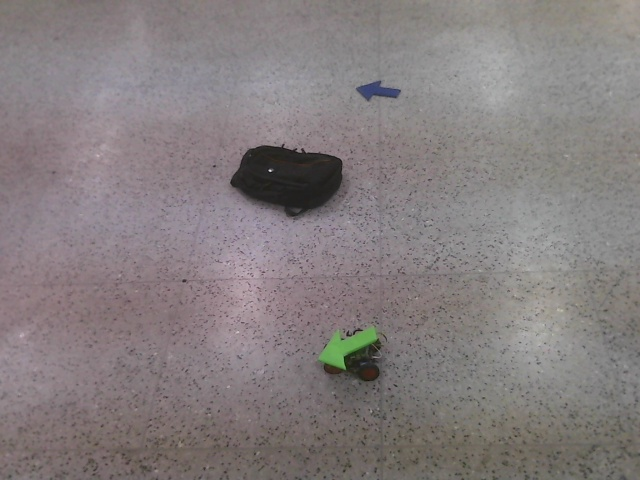
#> input picture sample.jpg, 640 x 480 px, given in place of the camera
$ python Artificial-potential-controller-2.py   (Python 2 division)   (older library calls are emulated)
#> lines starting #> are read from the running program, lines starting #| are printed output that depends on the picture; after the words box and inside, x2 and y2 are one past the last pixel; in counts of white or black regions, pixels touching at a corner belong together
### Connection.py
import sys
import socket

class socket_connection:

    def connect_to_server(self,host,port):
        try:
            sock = socket.socket(socket.AF_INET, socket.SOCK_STREAM)
            sock.connect((host,port))
            return sock
        except:
            print "Unexpected error:", sys.exc_info()[0]
            print "Error in Connecting"

    # [27 lines left out: functions start_server, read_data, send_data, not called in this run]


    def __init__(self):
        print "connect_to_server(host,port)"
        print "start_server(host,port)"
'''
try:
    s = socket_connection()
    soc = s.start_server('192.168.43.96',12346)

    while True:
        re = s.read_data(soc)
        print re
        if re == '0_0':
            break
except KeyboardInterrupt:
    print 'broke'
    soc.close
'''

### Artificial-potential-controller-2.py
import cv2
import numpy as np
import copy
import glob
import math
import time
from time import sleep
import Connection as conn

cap = cv2.VideoCapture(1)

import Queue as Q

images = glob.glob('*.jpg')

# [5 lines left out: function check_boundaries, not called in this run]

def printx(x):
    #print x
    pass

# [168 lines left out: functions check_obstacles, feasible, dist, obstacle_force, goal_force, path_planning, not called in this run]

def show_image(im):
    cv2.imshow('image', im)
    k = cv2.waitKey(0)

def find_goal(frame):
    # converting to HSV

    hsv = cv2.cvtColor(frame, cv2.COLOR_BGR2HSV)
    #show_image(hsv)

    lower_blue = np.array([113, 40, 29])
    upper_blue = np.array([123, 180, 255])

    mask = cv2.inRange(hsv, lower_blue, upper_blue)
    #show_image(mask)
    result = cv2.bitwise_and(frame, frame, mask=mask)
    #show_image(result)
    blur = cv2.blur(result, (5, 5))

    bw = cv2.cvtColor(blur, cv2.COLOR_HSV2BGR)
    bw2 = cv2.cvtColor(bw, cv2.COLOR_BGR2GRAY)

    ret, th3 = cv2.threshold(bw2, 30, 255, cv2.THRESH_BINARY)
    # th3 = cv2.adaptiveThreshold(bw2,255,cv2.ADAPTIVE_THRESH_GAUSSIAN_C,\
    # cv2.THRESH_BINARY,11,2)
    edges = cv2.Canny(th3, 100, 200)
    th4 = copy.copy(th3)

    perimeter = 0
    j = 0
    image, contours, hierarchy = cv2.findContours(edges, cv2.RETR_TREE, cv2.CHAIN_APPROX_NONE)
    # print len(contours)
    # if(len(contours) > 5):
    #    continue
    cnt = np.array([])
    for i in range(len(contours)):
        if (perimeter < cv2.contourArea(contours[i])):
            perimeter = cv2.contourArea(contours[i])
            j = i;
            cnt = contours[j]
    if (len(cnt) == 0):
        return (-1, -1)
    cv2.drawContours(frame, cnt, -1, (0, 255, 0), 3)
    x = 0
    y = 0
    #print 'find goal'
    #print len(cnt), j
    #print cnt
    for i in range(len(cnt)):
        x = x + cnt[i][0][0]
        y = y + cnt[i][0][1]
    x = x/len(cnt)
    y = y/len(cnt)
    #print x, y
    x = int(x)
    y = int(y)
    cv2.circle(frame, (x, y), 5, (255, 0, 255), -1)

    #cv2.imshow('image', frame)
    #k = cv2.waitKey(0)

    return (int(x), int(y))

def find_robot(im):
    hsv = cv2.cvtColor(im, cv2.COLOR_BGR2HSV)
    lower = np.array([50, 28, 0])
    upper = np.array([60, 168, 255])
    mask = cv2.inRange(hsv, lower, upper)
    result = cv2.bitwise_and(im, im, mask=mask)
    blur = cv2.blur(result, (5, 5))
    bw = cv2.cvtColor(blur, cv2.COLOR_HSV2BGR)
    bw2 = cv2.cvtColor(bw, cv2.COLOR_BGR2GRAY)
    ret, th3 = cv2.threshold(bw2, 30, 255, cv2.THRESH_BINARY)
    edges = cv2.Canny(th3, 100, 200)
    th4 = copy.copy(th3)
    perimeter = 0
    j = 0
    image, contours, hierarchy = cv2.findContours(edges, cv2.RETR_TREE, cv2.CHAIN_APPROX_NONE)
    cnt = np.array([])
    for i in range(len(contours)):
        if (perimeter < cv2.contourArea(contours[i])):
            perimeter = cv2.contourArea(contours[i])
            j = i;
            cnt = contours[j]

    x = 0
    y = 0
    for i in range(len(cnt)):
        x = x + cnt[i][0][0]
        y = y + cnt[i][0][1]
    x = x / len(cnt)
    y = y / len(cnt)
    #print x, y
    x = int(x)
    y = int(y)
    cv2.circle(im, (x, y), 5, (255, 0, 255), 2)
    #show_image(im)
    return (int(x), int(y))

def get_direction():
    direction = 0
    return direction

def classify(img):
    cimg = cv2.cvtColor(img, cv2.COLOR_BGR2GRAY)
    img2 = cv2.medianBlur(cimg, 13)

    ret, thresh1 = cv2.threshold(cimg, 100, 120, cv2.THRESH_BINARY)
    t2 = copy.copy(thresh1)

    x, y = thresh1.shape
    arr = np.zeros((x, y, 3), np.uint8)
    final_contours = []
    image, contours, hierarchy = cv2.findContours(t2, cv2.RETR_TREE, cv2.CHAIN_APPROX_SIMPLE)
    #cv2.imshow('image', image)
    #k = cv2.waitKey(0)
    for i in range(len(contours)):
        cnt = contours[i]
        if cv2.contourArea(cnt) > 3000 and cv2.contourArea(cnt) < 25000:
            cv2.drawContours(img, [cnt], -1, [0, 255, 255])
            cv2.fillConvexPoly(arr, cnt, [255, 255, 255])
            final_contours.append(cnt)
    #cv2.imshow('arr', arr)
    #k = cv2.waitKey(0)
    return arr

def negate(arr):
    (x, y, z) = arr.shape
    arr1 = np.zeros((x, y, 3), np.uint8)
    for i in range(x):
        for j in range(y):
            if arr[i][j][0] == 255:
                arr1[i][j] = [0, 0, 0]
            else:
                arr1[i][j] = [255, 255, 255]
    return arr1

# [4 lines left out: function getAngle, not called in this run]

count = 0

def main():
    counter = 1

    _, im = cap.read()
#> im is the input picture: shape (480, 640, 3); mean B, G, R 126.7, 125.8, 133
    (x, y, z) = im.shape
#> x = 480; y = 640; z = 3
    print x, y, z
#| 480 640 3
    img1 = im
    arr = classify(img1)
#> in classify, `img2 = cv2.medianBlur(cimg, 13)`:
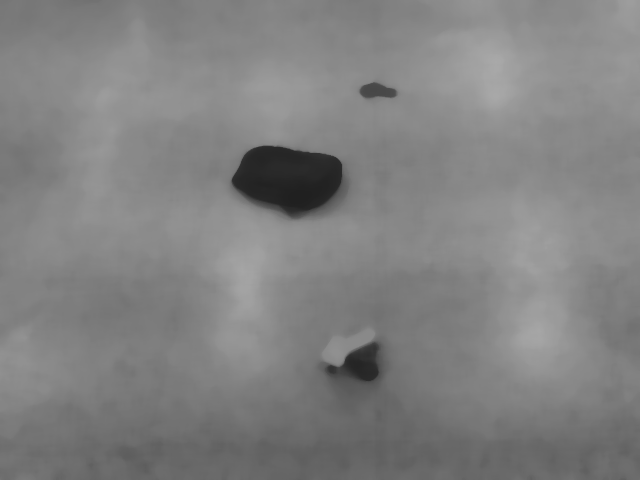
#> img2: shape (480, 640); min 32, max 169, mean 129.1
#> in classify, `ret, thresh1 = cv2.threshold(cimg, 100, 120, cv2.THRESH_BINARY)`:
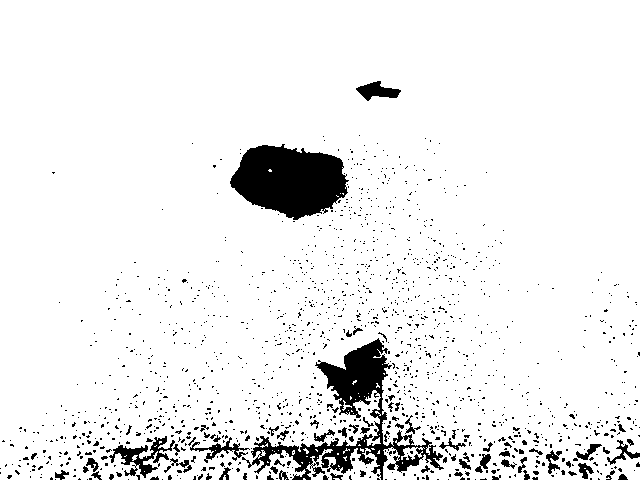
#> thresh1: shape (480, 640); values 0 (black) and 120 (white), 92.8% white; 1474 black regions (1398 under 20 px)
#> in classify, `image, contours, hierarchy = cv2.findContours(t2, cv2.RETR_TREE, cv2.C..`: contours = 1657 contours, 1555 with area under 20; largest, box (x1, y1, x2, y2) and area: (0, 0, 640, 480) 296506, (229, 143, 350, 221) 6430, (108, 435, 176, 479) 1045, (306, 448, 381, 480) 1014, (355, 80, 402, 102) 524
#> the loop in classify, `for i in range(len(contours)):` made 1657 passes
#> cnt on passes 2, 3, 5: [[303, 478], [303, 479], [305, 479], [304, 478]], [[286, 478], [285, 479]], [[438, 466]]
#> after the loop in classify, `for i in range(len(contours)):`:
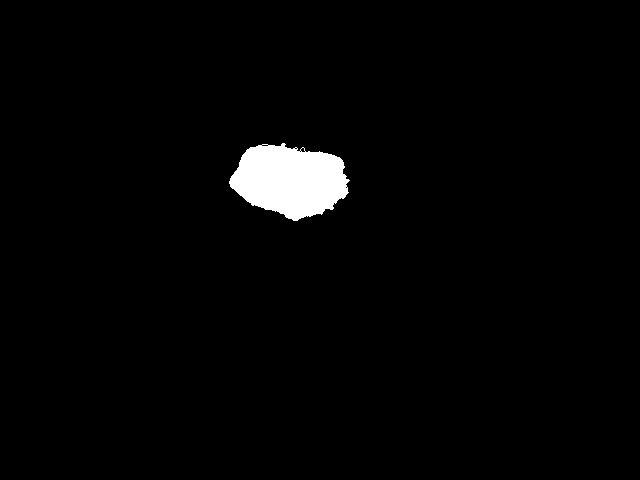
#> arr: shape (480, 640, 3); 2.1% white; 1 white region
#> after the loop in classify, `for i in range(len(contours)):`:
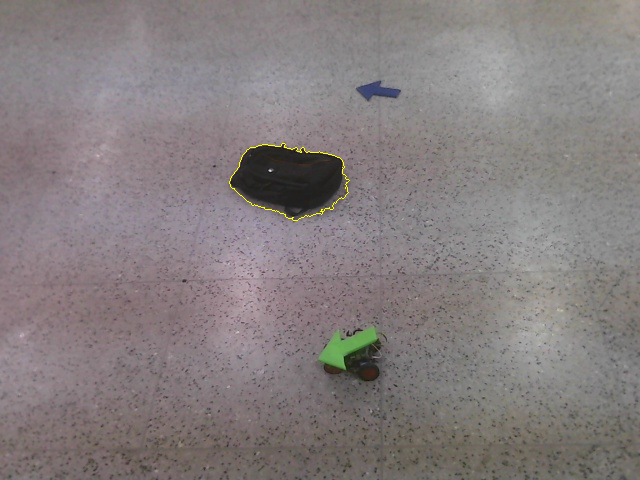
#> img: shape (480, 640, 3); 0.11% of pixels changed, all inside (x1, y1, x2, y2) = (229, 143, 350, 221)
#> after the loop in classify, `for i in range(len(contours)):`: final_contours = 1 contour; box (x1, y1, x2, y2) and area: (229, 143, 350, 221) 6430
    arr1 = negate(arr)
#> after the loop in negate, `for i in range(x):`: arr1: shape (480, 640, 3); 97.9% white; 1 black region, box (x1, y1, x2, y2) and area: (229, 143, 350, 221) 6574
    #cv2.imshow('classify1', arr)
    #cv2.imshow('classify', arr1)
    #k = cv2.waitKey(0)

    (dy, dx) = find_goal(im)
#> in find_goal, `hsv = cv2.cvtColor(frame, cv2.COLOR_BGR2HSV)`: hsv: shape (480, 640, 3); mean H, S, V 95, 19.1, 133.6
#> in find_goal, `mask = cv2.inRange(hsv, lower_blue, upper_blue)`: mask: shape (480, 640); 0.15% white; 2 white regions (1 under 20 px), largest, box (x1, y1, x2, y2) and area: (357, 81, 400, 100) 449
#> in find_goal, `ret, th3 = cv2.threshold(bw2, 30, 255, cv2.THRESH_BINARY)`: th3: shape (480, 640); 0.15% white; 1 white region, box (x1, y1, x2, y2) and area: (357, 81, 400, 100) 464
#> in find_goal, `edges = cv2.Canny(th3, 100, 200)`:
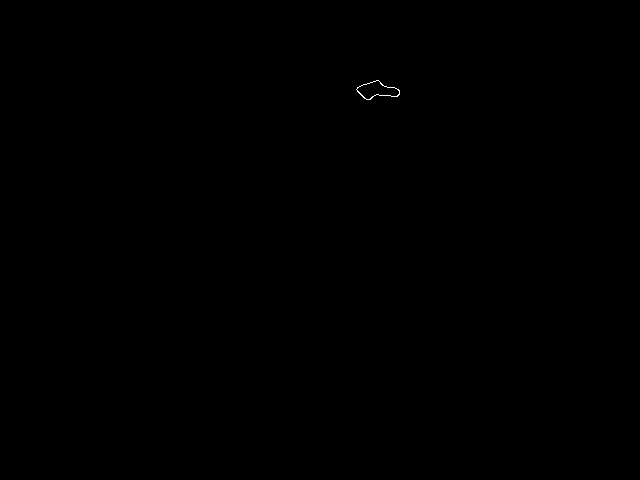
#> edges: shape (480, 640); 0.04% white in thin lines or dots, all inside (x1, y1, x2, y2) = (356, 80, 400, 100)
#> in find_goal, `image, contours, hierarchy = cv2.findContours(edges, cv2.RETR_TREE, cv..`: contours = 2 contours; box (x1, y1, x2, y2) and area: (356, 80, 400, 100) 467, (356, 80, 400, 100) 450
#> the loop in find_goal, `for i in range(len(contours)):` made 2 passes
#> (perimeter, j) on pass 1: (467, 0)
#> after the loop in find_goal, `for i in range(len(contours)):`: cnt = contour of 92 points, box (x1, y1, x2, y2) (356, 80, 400, 100), area 467; j = 0; perimeter = 467
#> in find_goal, `cv2.drawContours(frame, cnt, -1, (0, 255, 0), 3)`:
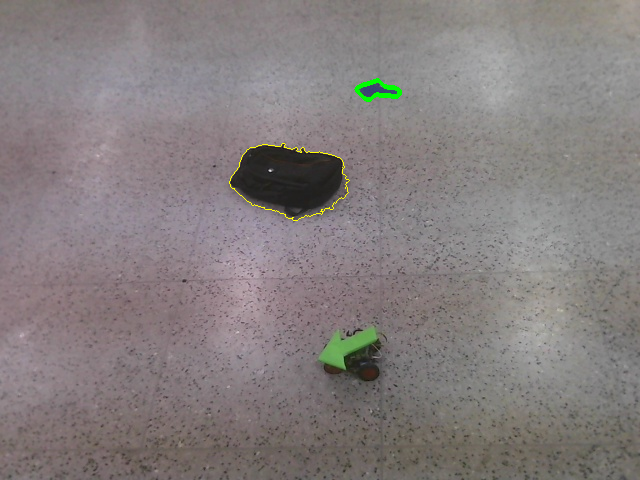
#> frame: shape (480, 640, 3); 0.15% of pixels changed, all inside (x1, y1, x2, y2) = (354, 78, 402, 102)
#> the loop in find_goal, `for i in range(len(cnt)):` made 92 passes
#> (x, y) on passes 1 to 12: (376, 80), (751, 161), (1125, 242), (1498, 323), (1870, 405), (2241, 487), (2611, 569), (2980, 652), (3348, 735), (3715, 818), (4081, 902), (4446, 986)
#> after the loop in find_goal, `for i in range(len(cnt)):`: x = 34775; y = 8299
#> in find_goal, `x = x/len(cnt)`: x = 377
#> in find_goal, `y = y/len(cnt)`: y = 90
#> in find_goal, `cv2.circle(frame, (x, y), 5, (255, 0, 255), -1)`: frame: shape (480, 640, 3); 0.03% of pixels changed, all inside (x1, y1, x2, y2) = (372, 85, 383, 96)
#> dy = 377; dx = 90
    print 'dx ', dx, 'dy ', dy
#| dx  90 dy  377
    cv2.circle(im, (dy,dx), 4, (255, 255, 0), 3)
#> im: shape (480, 640, 3); mean B, G, R 126.4, 126.3, 132.9
    print 'goal'
    print dy, dx
#| 377 90
    cv2.imshow('arr', arr1)

    k = cv2.waitKey(0)
#> (key Esc is pressed here)

    _, im = cap.read()
    cv2.imshow('img', im)
    k = cv2.waitKey(0)
#> (key Esc is pressed here)

    (sy1, sx1) = find_robot(im)
#> in find_robot, `hsv = cv2.cvtColor(im, cv2.COLOR_BGR2HSV)`: hsv: shape (480, 640, 3); mean H, S, V 95.1, 18.8, 133.5
#> in find_robot, `mask = cv2.inRange(hsv, lower, upper)`: mask: shape (480, 640); 0.37% white; 2 white regions (1 under 20 px), largest, box (x1, y1, x2, y2) and area: (317, 328, 377, 370) 1145
#> in find_robot, `ret, th3 = cv2.threshold(bw2, 30, 255, cv2.THRESH_BINARY)`: th3: shape (480, 640); 0.4% white; 1 white region, box (x1, y1, x2, y2) and area: (317, 327, 378, 370) 1240
#> in find_robot, `edges = cv2.Canny(th3, 100, 200)`:
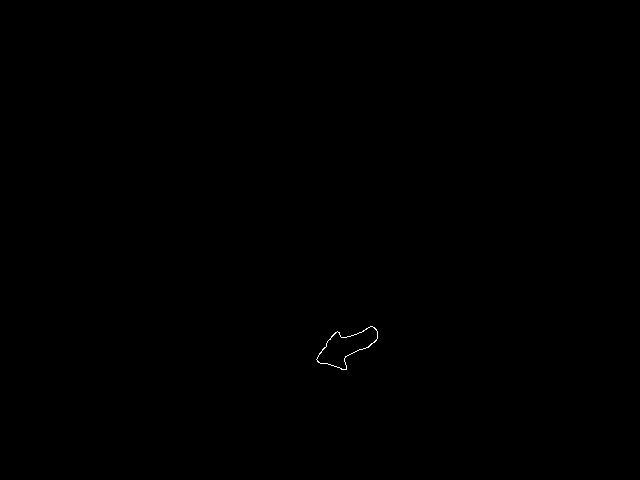
#> edges: shape (480, 640); 0.06% white in thin lines or dots, all inside (x1, y1, x2, y2) = (316, 326, 378, 370)
#> in find_robot, `image, contours, hierarchy = cv2.findContours(edges, cv2.RETR_TREE, cv..`: contours = 2 contours; box (x1, y1, x2, y2) and area: (316, 326, 378, 370) 1242, (316, 326, 378, 370) 1218
#> the loop in find_robot, `for i in range(len(contours)):` made 2 passes
#> (perimeter, j) on pass 1: (1242.5, 0)
#> after the loop in find_robot, `for i in range(len(contours)):`: cnt = contour of 157 points, box (x1, y1, x2, y2) (316, 326, 378, 370), area 1242; j = 0; perimeter = 1242.5
#> the loop in find_robot, `for i in range(len(cnt)):` made 157 passes
#> (x, y) on passes 1 to 3: (370, 326), (739, 653), (1107, 980)
#> after the loop in find_robot, `for i in range(len(cnt)):`: x = 54397; y = 54462
#> in find_robot, `x = x / len(cnt)`: x = 346
#> in find_robot, `cv2.circle(im, (x, y), 5, (255, 0, 255), 2)`: im: shape (480, 640, 3); 0.03% of pixels changed, all inside (x1, y1, x2, y2) = (340, 340, 353, 353)
#> sy1 = 346; sx1 = 346
    cv2.circle(im, (sy1, sx1), 4, (255, 255, 0), 3)
#> im: shape (480, 640, 3); mean B, G, R 126.7, 125.9, 132.9
    print 'sx1 ' + `sx1`
#| sx1 346
    print 's y1 ' + `sy1`
#| s y1 346
    sx2 = 0
    sy2 = 0
    #cv2.imshow('img', im)
    #k = cv2.waitKey(0)


    connection_bot = conn.socket_connection()
    connection_bot_var = connection_bot.connect_to_server('192.168.43.173', 12345)


    while True:
        _, im = cap.read()
        (sy2, sx2) = find_robot(im)
#> the loop in find_robot (call 2), `for i in range(len(contours)):` made 2 passes
#> the loop in find_robot (call 2), `for i in range(len(cnt)):` made 157 passes
#> sy2 = 346; sx2 = 346
        print 'sx2 ' + `sx2`
#| sx2 346
        print 'sy2 ' + `sy2`
#| sy2 346
        if sx1 > sx2 + 5 or sx1 < sx2-5 or sy1 > sy2 + 5 or sy1 < sy2 -5:
            break
    po = []
    po.append([sx1, sy1])
    po.append([sx2, sy2])
    direction = getAngle(po, im)

    cv2.line(im, (sy1, sx1), (int(sy1 + 40*math.cos(direction)), int(sx1 + 40*math.sin(direction))), (255, 0, 0), 3)
    #cv2.imshow('im', im)
    #k = cv2.waitKey(0)
    (sx1, sy1) = (sx2, sy2)

    while True:
        time.sleep(0.7)
        _, im = cap.read()

        img = im
        (sy2, sx2) = find_robot(im)
        print sx2, sy2

        if sx2 + 20 > dx and sx2-20 < dx and sy2 + 20 > dy and sy2-20 < dy:
            print 'reached goal'
            break

        po = []
        po.append([sx1, sy1])
        po.append([sx2, sy2])
        direction = getAngle(po, im)
        cv2.circle(img, (sy1, sx1), 2, (255, 255, 255), 1)
        cv2.circle(img, (sy2, sx2), 2, (255, 255, 255), 1)
        cv2.line(img, (sy1, sx1), (int(sy1 + 40 * math.cos(direction)), int(sx1 + 40 * math.sin(direction))),(255, 0, 0), 5)
        ang = direction
        d1 = direction
        (x, y, theta2) = path_planning(arr, sx2, sy2, dx, dy, direction)
        if x == -1 and y == -1:
            break
        print 'theta ', theta2*180/math.pi
        '''
        po = []
        po.append([sx2, sy2])
        po.append([x, y])
        theta = getAngle(po, im)
        direction = d1-theta
        #direction = (direction + 2*math.pi) %(2*math.pi)
        #print 'direction  ' +`direction`
        #cv2.line(img, (sy2, sx2), ())
        '''
        send_result =  "{:20}".format(theta2)

        arr[sx2][sy2] = (0, 255, 255)
        arr[dx][dy] = (0, 255, 255)

        print sx2, sy2, x, y, dx, dy
        (sx1, sy1) = (sx2, sy2)
        connection_bot_var.send(send_result)

    cv2.imshow('image', img)
    cv2.imshow('arr', arr)
    cv2.waitKey(0)
    cv2.destroyAllWindows()
main()
